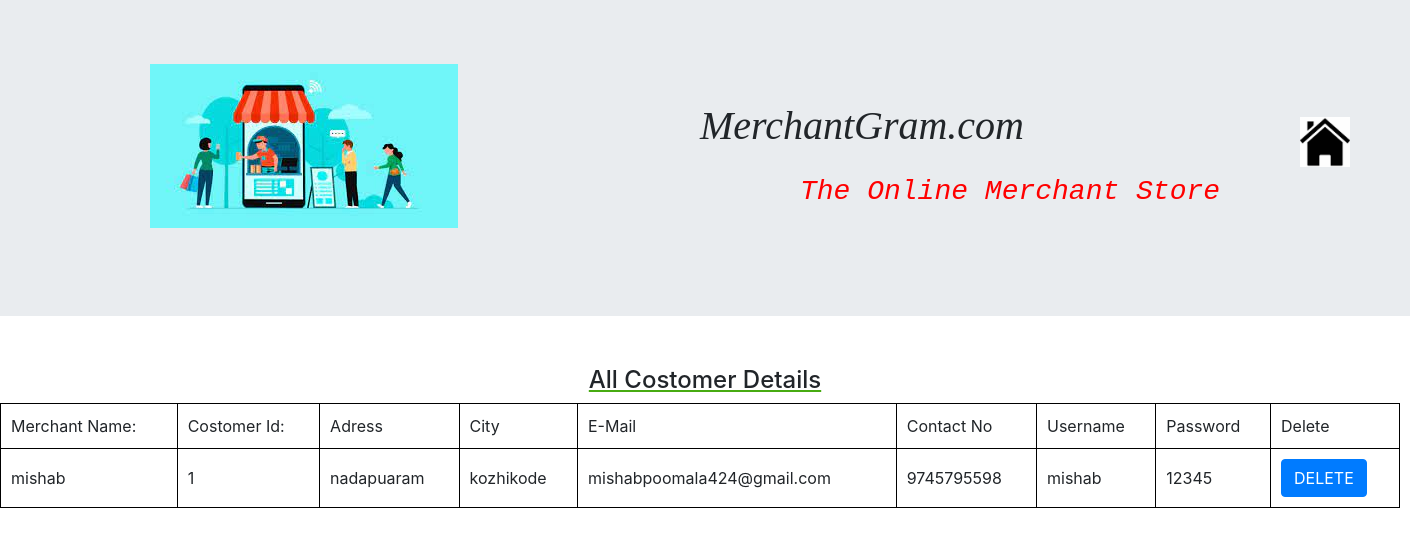
The page /costomer_list (signed in) on the database its author committed.
### merchantapp/models.py (models this page shows)
class Costomer(models.Model):
    name = models.CharField(max_length=50)
    user_id = models.AutoField(primary_key=True)
    adress = models.CharField(max_length=100)
    city = models.CharField(max_length=50)
    email = models.EmailField()
    phone = models.CharField(max_length=50)
    costomer_username = models.CharField(max_length=50, unique=True)
    password = models.CharField(max_length=50)
    def __str__(self):
        return self.costomer_username

### merchantapp/views.py (the view)
# urls.py: path('costomer_list', views.costomer_list, name='costomer_list'),
def costomer_list(request):
    if 'admn' in request.session:
        costomer = Costomer.objects.all()
        print(costomer)
        return render(request, 'costomer_list.html', {'objs': costomer})
    return render(request, 'home.html')

### merchantapp/templates/costomer_list.html (shortened to what this page needs)
{% extends 'base.html' %}
{% load static %}
{% block content %}
{% include 'admin_header.html' %}
<link rel="stylesheet" href="https://cdnjs.cloudflare.com/ajax/libs/font-awesome/4.7.0/css/font-awesome.min.css">
<link rel="stylesheet" href="{% static 'css/merchanthome.css' %}">
<head>
</head>
<div>
  <div>
    <h4>All Costomer Details </h4>
  </div>
  <table border="1" cellpadding="10px" cellspacing="10px" width="1400px">
    <thead>
    <td>Merchant Name: </td>
    <td>Costomer Id: </td>
    <td>adress</td>
    <td>city</td>
    <td>E-mail</td>
    <td>Contact no</td>
    <td>Username</td>
    <td>Password</td>
    <td>Delete</td>
    </thead>
    {% for x in objs %}
  <tr>
    <td>{{x.name}}</td>
    <td>{{x.user_id}}</td>
    <td>{{x.adress}}</td>
    <td>{{x.city}}</td>
    <td>{{x.email}}</td>
    <td>{{x.phone}}</td>
    <td>{{x.costomer_username}}</td>
    <td>{{x.password}}</td>
    <td><a href="{% url 'costomer_delete' x.pk %}" class="btn btn-primary">DELETE</a></td>
  </tr>
  {% endfor %}
  </table>
</div>
{% endblock %}

### merchantapp/templates/costomer_list.html (style rules this page uses)
table,th,td { border :1px solid black; }
thead { padding: 10px; margin-left: 50px; margin-top: 100px; text-transform: capitalize; }
h4 { text-align: center; margin-top: 50px; text-decoration: underline; text-decoration-color: #47AB11; }

### rows shown on the page
Costomer: name "mishab", user_id "1", adress "nadapuaram", city "kozhikode", email "mishabpoomala424@gmail.com", phone "9745795598", costomer_username "mishab", password "12345"
